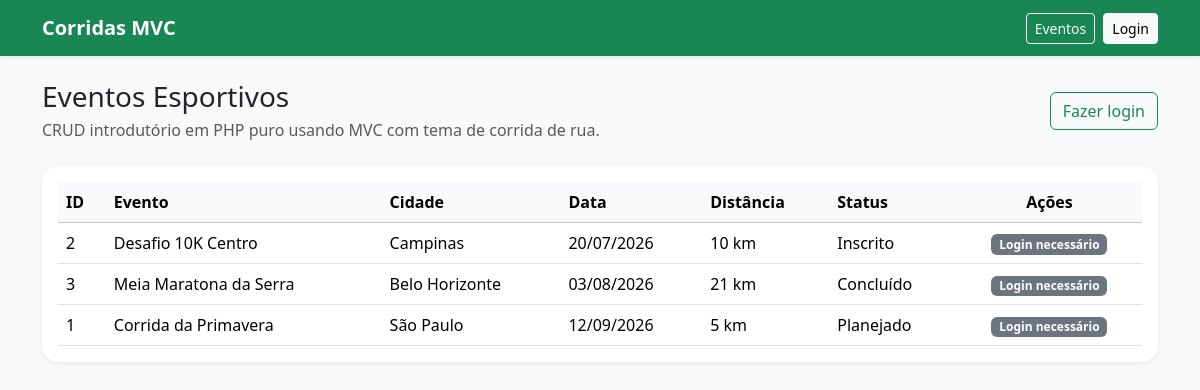
The page / on the database its author committed.
### tables this page shows
CREATE TABLE IF NOT EXISTS eventos_corrida (
    id INT AUTO_INCREMENT PRIMARY KEY,
    nome VARCHAR(150) NOT NULL,
    cidade VARCHAR(100) NOT NULL,
    data_evento DATE NOT NULL,
    distancia VARCHAR(20) NOT NULL,
    status_evento VARCHAR(30) NOT NULL,
    observacoes TEXT,
    criado_em TIMESTAMP DEFAULT CURRENT_TIMESTAMP
);

### controllers/EventoController.php (called while the page is built, shortened)
<?php
require_once 'models/Evento.php';
require_once 'helpers/auth.php';
class EventoController
{
    private $modeloEvento;
    public function __construct()
    {
        $this->modeloEvento = new Evento();
    }
    public function listar()
    {
        $eventos = $this->modeloEvento->listarTodos();
        require 'views/eventos/lista.php';
    }
}

### helpers/auth.php (called while the page is built, shortened)
<?php
function usuarioEstaAutenticado()
{
    return isset($_SESSION['usuario']);
}
function obterUsuarioAutenticado()
{
    return $_SESSION['usuario'] ?? null;
}

### config/database.php (called while the page is built)
<?php
class Database
{
    private $host = 'localhost';
    private $nomeBanco = 'mvc_eventos';
    private $usuario = 'root';
    private $senha = '';
    public function connect()
    {
        try {
            $conexao = new PDO(
                "mysql:host={$this->host};dbname={$this->nomeBanco};charset=utf8",
                $this->usuario,
                $this->senha
            );
            $conexao->setAttribute(PDO::ATTR_ERRMODE, PDO::ERRMODE_EXCEPTION);
            return $conexao;
        } catch (PDOException $erro) {
            die('Erro na conexão com o banco de dados: ' . $erro->getMessage());
        }
    }
}

### models/Evento.php (called while the page is built, shortened)
<?php
require_once 'config/database.php';
class Evento
{
    private $conexao;
    public function __construct()
    {
        $bancoDeDados = new Database();
        $this->conexao = $bancoDeDados->connect();
    }
    public function listarTodos()
    {
        $sql = 'SELECT * FROM eventos_corrida ORDER BY data_evento ASC, id DESC';
        $comando = $this->conexao->query($sql);
        return $comando->fetchAll(PDO::FETCH_ASSOC);
    }
}

### views/eventos/lista.php (the view, shortened to what this page needs)
<?php require 'views/layout/header.php'; ?>
<?php $usuarioAutenticado = usuarioEstaAutenticado(); ?>
<div class="d-flex justify-content-between align-items-center mb-4">
    <div>
        <h1 class="h3 mb-1">Eventos Esportivos</h1>
        <p class="text-muted mb-0">CRUD introdutório em PHP puro usando MVC com tema de corrida de rua.</p>
    </div>
    <?php if ($usuarioAutenticado) : ?>
        <a href="index.php?acao=criar" class="btn btn-success">Novo evento</a>
    <?php else : ?>
        <a href="index.php?acao=login" class="btn btn-outline-success">Fazer login</a>
    <?php endif; ?>
</div>
<div class="card shadow-sm border-0">
    <div class="card-body">
        <div class="table-responsive">
            <table class="table table-hover align-middle mb-0">
                <thead class="table-light">
                    <tr>
                        <th>ID</th>
                        <th>Evento</th>
                        <th>Cidade</th>
                        <th>Data</th>
                        <th>Distância</th>
                        <th>Status</th>
                        <th class="text-center">Ações</th>
                    </tr>
                </thead>
                <tbody>
                    <?php if (empty($eventos)) : ?>
                        <tr>
                            <td colspan="7" class="text-center py-4 text-muted">
                                Nenhum evento cadastrado até agora.
                            </td>
                        </tr>
                    <?php else : ?>
                        <?php foreach ($eventos as $evento) : ?>
                            <tr>
                                <td><?php echo htmlspecialchars($evento['id']); ?></td>
                                <td><?php echo htmlspecialchars($evento['nome']); ?></td>
                                <td><?php echo htmlspecialchars($evento['cidade']); ?></td>
                                <td><?php echo date('d/m/Y', strtotime($evento['data_evento'])); ?></td>
                                <td><?php echo htmlspecialchars($evento['distancia']); ?></td>
                                <td><?php echo htmlspecialchars($evento['status_evento']); ?></td>
                                <td class="text-center">
                                    <?php if ($usuarioAutenticado) : ?>
                                        <a href="index.php?acao=editar&id=<?php echo $evento['id']; ?>" class="btn btn-sm btn-outline-primary">
                                            Editar
                                        </a>
                                        <form action="index.php?acao=excluir" method="POST" class="d-inline">
                                            <input type="hidden" name="id" value="<?php echo htmlspecialchars($evento['id']); ?>">
                                            <input type="hidden" name="csrf_token" value="<?php echo htmlspecialchars(gerarTokenCsrf()); ?>">
                                            <button type="submit" class="btn btn-sm btn-outline-danger" onclick="return confirm('Deseja realmente excluir este evento?');">
                                                Excluir
                                            </button>
                                        </form>
                                    <?php else : ?>
                                        <span class="badge text-bg-secondary">Login necessário</span>
                                    <?php endif; ?>
                                </td>
                            </tr>
                        <?php endforeach; ?>
                    <?php endif; ?>
                </tbody>
            </table>
        </div>
    </div>
</div>
<?php require 'views/layout/footer.php'; ?>

### index.php (shortened to what this page needs)
<?php
require_once 'controllers/EventoController.php';
require_once 'helpers/auth.php';
$controlador = new EventoController();
$acao = isset($_GET['acao']) ? $_GET['acao'] : 'listar';
switch ($acao) {
    default:
        $controlador->listar();
        break;
}

### views/layout/header.php (shortened to what this page needs)
<!DOCTYPE html>
<html lang="pt-BR">
<head>
    <link href="https://cdn.jsdelivr.net/npm/bootstrap@5.3.3/dist/css/bootstrap.min.css" rel="stylesheet">
    <link rel="stylesheet" href="assets/css/style.css">
</head>
<body class="bg-light">
    <?php $usuarioAutenticado = obterUsuarioAutenticado(); ?>
    <nav class="navbar navbar-expand-lg navbar-dark bg-success shadow-sm">
        <div class="container">
            <a class="navbar-brand fw-bold" href="index.php">Corridas MVC</a>
            <div class="d-flex align-items-center gap-2">
                <a class="btn btn-sm btn-outline-light" href="index.php">Eventos</a>
                <?php if ($usuarioAutenticado) : ?>
                    <span class="navbar-text text-white">
                        <?php echo htmlspecialchars($usuarioAutenticado['nome']); ?>
                    </span>
                    <form action="index.php?acao=logout" method="POST" class="m-0">
                        <input type="hidden" name="csrf_token" value="<?php echo htmlspecialchars(gerarTokenCsrf()); ?>">
                        <button type="submit" class="btn btn-sm btn-light">Sair</button>
                    </form>
                <?php else : ?>
                    <a class="btn btn-sm btn-light" href="index.php?acao=login">Login</a>
                <?php endif; ?>
            </div>
        </div>
    </nav>
    <main class="container py-4">

### views/layout/footer.php (shortened to what this page needs)
    </main>
</body>
</html>

### assets/css/style.css (style rules this page uses)
body { min-height: 100vh; }
.card { border-radius: 1rem; }
.table td, .table th { vertical-align: middle; }

### rows shown on the page
eventos_corrida: id "2", nome "Desafio 10K Centro", cidade "Campinas", data_evento "20/07/2026", distancia "10 km", status_evento "Inscrito"
eventos_corrida: id "3", nome "Meia Maratona da Serra", cidade "Belo Horizonte", data_evento "03/08/2026", distancia "21 km", status_evento "Concluído"
eventos_corrida: id "1", nome "Corrida da Primavera", cidade "São Paulo", data_evento "12/09/2026", distancia "5 km", status_evento "Planejado"
